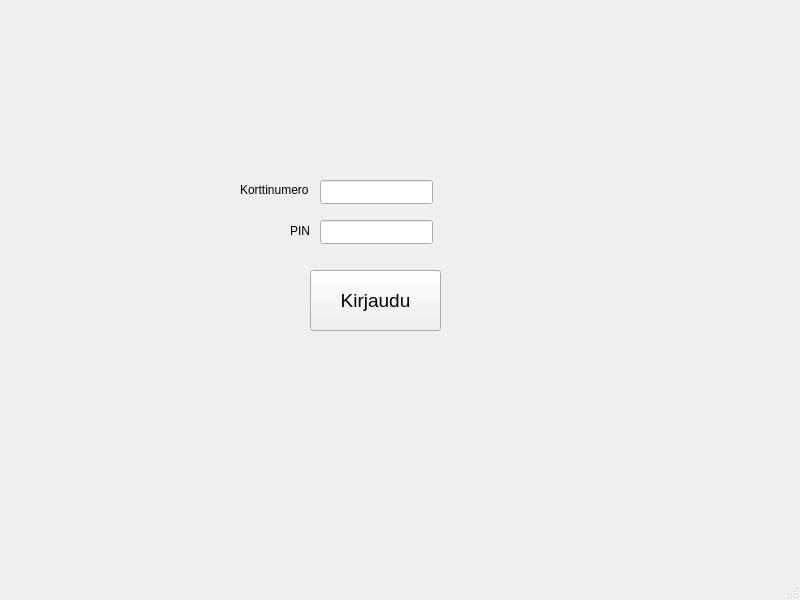
<?xml version="1.0" encoding="UTF-8"?>
<ui version="4.0">
 <class>MainWindow</class>
 <widget class="QMainWindow" name="MainWindow">
  <property name="geometry">
   <rect>
    <x>0</x>
    <y>0</y>
    <width>800</width>
    <height>600</height>
   </rect>
  </property>
  <property name="windowTitle">
   <string>MainWindow</string>
  </property>
  <widget class="QWidget" name="centralwidget">
   <widget class="QPushButton" name="btnLogin">
    <property name="geometry">
     <rect>
      <x>310</x>
      <y>270</y>
      <width>131</width>
      <height>61</height>
     </rect>
    </property>
    <property name="font">
     <font>
      <pointsize>14</pointsize>
     </font>
    </property>
    <property name="text">
     <string>Kirjaudu</string>
    </property>
   </widget>
   <widget class="QLineEdit" name="lineCard">
    <property name="geometry">
     <rect>
      <x>320</x>
      <y>180</y>
      <width>113</width>
      <height>24</height>
     </rect>
    </property>
   </widget>
   <widget class="QLineEdit" name="linePin">
    <property name="geometry">
     <rect>
      <x>320</x>
      <y>220</y>
      <width>113</width>
      <height>24</height>
     </rect>
    </property>
    <property name="font">
     <font>
      <strikeout>false</strikeout>
     </font>
    </property>
    <property name="frame">
     <bool>true</bool>
    </property>
    <property name="echoMode">
     <enum>QLineEdit::Password</enum>
    </property>
   </widget>
   <widget class="QLabel" name="labelCard">
    <property name="geometry">
     <rect>
      <x>240</x>
      <y>180</y>
      <width>81</width>
      <height>20</height>
     </rect>
    </property>
    <property name="text">
     <string>Korttinumero</string>
    </property>
   </widget>
   <widget class="QLabel" name="labelPin">
    <property name="geometry">
     <rect>
      <x>290</x>
      <y>220</y>
      <width>21</width>
      <height>21</height>
     </rect>
    </property>
    <property name="text">
     <string>PIN</string>
    </property>
   </widget>
   <widget class="QLabel" name="labelErrorMessage">
    <property name="geometry">
     <rect>
      <x>260</x>
      <y>250</y>
      <width>231</width>
      <height>20</height>
     </rect>
    </property>
    <property name="font">
     <font>
      <pointsize>10</pointsize>
     </font>
    </property>
    <property name="text">
     <string/>
    </property>
    <property name="alignment">
     <set>Qt::AlignCenter</set>
    </property>
   </widget>
  </widget>
  <widget class="QMenuBar" name="menubar">
   <property name="geometry">
    <rect>
     <x>0</x>
     <y>0</y>
     <width>800</width>
     <height>25</height>
    </rect>
   </property>
  </widget>
  <widget class="QStatusBar" name="statusbar"/>
 </widget>
 <resources/>
 <connections/>
</ui>
